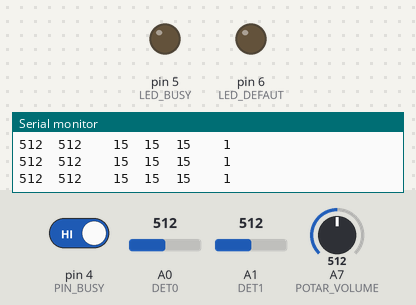
A sketch run on a simulated Arduino Nano, built with avr-gcc and run on an emulated ATmega328P. Parts: output pins drawn as LEDs (lit = HIGH), the last lines printed to the serial monitor. The test bench sets the inputs (shaded band); at power-on: pin 4 (PIN_BUSY) HIGH, A7 (POTAR_VOLUME) = 512, A0 (DET0) = 512, A1 (DET1) = 512. The audio player accepts every command and is not drawn.

Above: at 6.7 s.
6.8 s: pin 4 (PIN_BUSY) driven LOW
At 8.0 s:
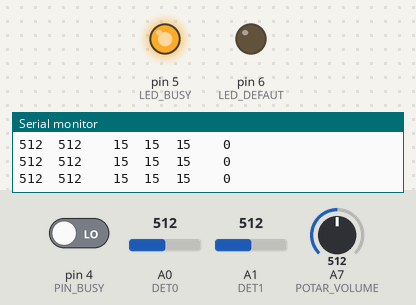
8.3 s: A7 (POTAR_VOLUME) set to 357
11.3 s: A7 (POTAR_VOLUME) set to 328
14.3 s: A0 (DET0) set to 991
15.8 s: A0 (DET0) set to 1010
18.8 s: A1 (DET1) set to 109
20.3 s: A1 (DET1) set to 94
Timing chart, 0 to 22.8 s (numbered marks = the images above; inputs shaded):
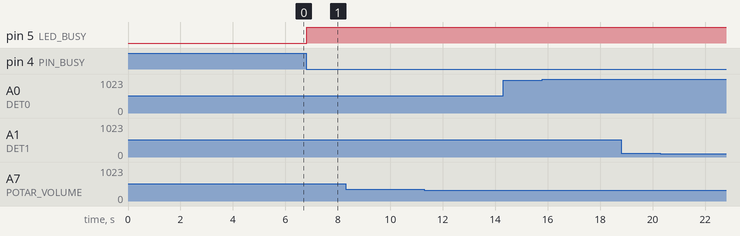

The sketch:

Arduino_Train_Son_DFPlayer_Prog_V4.ino
```cpp
/*
 Description: Programme V2 permettant la diffusion d'un son avec un DFPlayerMini
  Carte   : Arduino Nano
  DFPlayerMini (Mp3 TF 16P V3.0)

Librairies utilisées:DFRobotDFPlayerMini.h
                        https://github.com/DFRobot/DFRobotDFPlayerMini
                        SoftwareSerial.h

 Informations sites:    https://lasonotheque.org/dossier-62-fabriquer-boite-sons-arduino-dfplayer.html

                        https://docs.arduino.cc/learn/built-in-libraries/software-serial/

                        https://idehack.com/dfplayer-mp3-tf-16p-et-arduino/

                        https://lasonotheque.org/fabriquer-boite-sons-arduino-dfplayer_f62.html

                        https://wiki.dfrobot.com/DFPlayer_Mini_SKU_DFR0299#Connection_Diagram

                        https://wiki.dfrobot.com/DFPlayer_Mini_SKU_DFR0299

                        https://www.wikidebrouillard.org/wiki/Item:DFPlayer_Lecteur_MP3

  Auteur:  Christian Mercier
  Créé le: 03/03/2024
  62128 Boiry-Becquerelle France
*/
#include "SoftwareSerial.h"
#include "DFRobotDFPlayerMini.h"
//--------------------------------------------
const byte RXPIN = 2;
const byte TXPIN = 3;
SoftwareSerial mySerial(RXPIN, TXPIN);
DFRobotDFPlayerMini myDFPlayer;
//--------------------------------------------
const int DET0 = A0;
const int DET1 = A1;
const int POTAR_VOLUME = A7;
int etatPotarVolume = 0;
int valVolume = 0;

int etatDet0 = 1023;
int etatDet1 = 1023;

const byte PIN_BUSY = 4;
const byte LED_BUSY = 5;
const byte LED_DEFAUT = 6;
byte etatPIN_BUSY= 0;
void setup()
{
  mySerial.begin(9600);
  Serial.begin(9600);
//--------------------------------------------
if (!myDFPlayer.begin(mySerial))
  {
    Serial.println(F("Pb communication : verifier SDcard"));
    digitalWrite(LED_DEFAUT, HIGH);
    while(true);
  }
//--------------------------------------------
  myDFPlayer.setTimeOut(500);
  myDFPlayer.volume(5);
  //myDFPlayer.play(1);
//--------------------------------------------
  pinMode(DET0, INPUT);
  pinMode(DET1, INPUT);
  pinMode(POTAR_VOLUME, INPUT);
  pinMode(PIN_BUSY, INPUT);
  pinMode(LED_BUSY, OUTPUT);
  pinMode(PIN_BUSY, INPUT);
  pinMode(LED_DEFAUT, OUTPUT);
  delay(5000);
}//Fin SETUP

void loop()
{
  etatDet0 = analogRead(DET0);
  etatDet1 = analogRead(DET1);
  etatPotarVolume = analogRead(POTAR_VOLUME);
  etatPIN_BUSY = digitalRead(PIN_BUSY);
//--------------------------------------------
  if(etatDet0 <= 512 && etatPIN_BUSY == 1)
    {
      myDFPlayer.play(1);
    }
//--------------------------------------------
  if(etatDet1 <= 512 && etatPIN_BUSY == 1)
    {
      myDFPlayer.play(2);
    }
//--------------------------------------------
Volume();
//--------------------------------------------
  if(etatPIN_BUSY == 0)// Niveau bas en lecture, niveau haut en veille
    {
      digitalWrite(LED_BUSY,HIGH);
    }
  else
    {
      digitalWrite(LED_BUSY,LOW);
    }
//--------------------------------------------
Serial.print(etatDet0);
Serial.print("\t");
Serial.print(etatDet1);
Serial.print("\t");
Serial.print("\t");
Serial.print(etatPotarVolume);
Serial.print("\t");
Serial.print(valVolume);
Serial.print("\t");
Serial.print(myDFPlayer.readVolume());//  Renvoi le volume du DFPlayer
Serial.print("\t");
Serial.print("\t");
Serial.print(etatPIN_BUSY);
Serial.println("\t");
}//FIN LOOP

void Volume()
{
  etatPotarVolume = map(analogRead(POTAR_VOLUME),0,1023,0,30);
    if (etatPotarVolume != valVolume)
      {
        valVolume = etatPotarVolume;
        myDFPlayer.volume(valVolume);
      }
}
```

Measured:
- after the input at 6.8 s, pin 5 (LED_BUSY): LOW → HIGH at once
